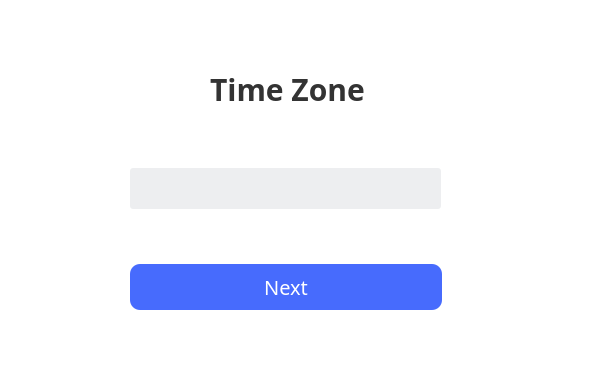
<?xml version="1.0" encoding="UTF-8"?>
<ui version="4.0">
 <class>Timezonesetting</class>
 <widget class="QDialog" name="Timezonesetting">
  <property name="geometry">
   <rect>
    <x>0</x>
    <y>0</y>
    <width>592</width>
    <height>380</height>
   </rect>
  </property>
  <property name="font">
   <font>
    <family>微软雅黑</family>
   </font>
  </property>
  <property name="windowTitle">
   <string>Dialog</string>
  </property>
  <property name="styleSheet">
   <string notr="true">QDialog{
	background-color: rgb(255, 255, 255);

}
QPushButton {
	background-color:rgba(71,107,253,1);
	border-width:0;
    padding:4px;  
	border-style:inset;  
	border-radius:10px;  
	color:white;
	font-family: &quot;Microsoft YaHei&quot;;
	font-size: 20px;
}
QPushButton#pushButton:pressed {  
    /* 改变背景色   
    background-color:rgb(40,85,20); */
    /* 使文字有一点移动 */  
    padding-left:6px;  
    padding-top:6px;  
}  
</string>
  </property>
  <widget class="QComboBox" name="comboBox">
   <property name="geometry">
    <rect>
     <x>130</x>
     <y>168</y>
     <width>311</width>
     <height>41</height>
    </rect>
   </property>
   <property name="styleSheet">
    <string notr="true">QComboBox {
      border: 0px solid rgba(0,0,0,0.15);
      border-radius: 3px;
      padding: 1px 30px 1px 30px;
      min-width: 6em;
	  color:#333333;
	  font-size:16px;
  }

  QComboBox:editable {
      background:#EDEEF0;
  }

  QComboBox:!editable, QComboBox::drop-down:editable {
       background: #EDEEF0;
  }

  QComboBox:!editable:on, QComboBox::drop-down:editable:on {
      background: #EDEEF0;
      padding-top: 3px;
      padding-left: 30px;
  }

  QComboBox::drop-down {
      subcontrol-origin: padding;
      subcontrol-position: top right;
      width: 60px;
      border-left-width: 1px;
      border-left-color: darkgray;
      border-radius: 4px;
  }

  QComboBox::down-arrow {
	image:url(:/images/comboxArrow.png)
  }

  QComboBox::down-arrow:on {
      top: 1px;
      left: 1px;
  }

/**************   QComboBox 定制 ****************/
QComboBox QAbstractItemView
{
    outline:0px;
    background:#ffffff;
	border:1px solid rgba(0,0,0,0.15);
}
QComboBox QAbstractItemView::item
{
    padding-left:28px;
	border-width:0px;
    font-size:16px;
    color:#333333;
    background:#ffffff;
    font-family:&quot;Microsoft YaHei&quot;;
	min-height: 38px; 
}

QComboBox QAbstractItemView::item:selected
{
	background:rgba(244,246,255,1);
	border-width:0px
}

QComboBox QScrollBar::vertical{
    width:6px;
    background:#FFFFFF;
    border:none;
    border-radius:3px;
}
QComboBox QScrollBar::handle::vertical{ 
    border-radius:3px;
    width: 6px;
    background:#D8D8D8;
}
QComboBox QScrollBar::handle::vertical::hover{
    background:rgb(232,232,232);
}
QComboBox QScrollBar::add-line::vertical{
    border:none;
}
QComboBox QScrollBar::sub-line::vertical{
    border:none;
}</string>
   </property>
  </widget>
  <widget class="QPushButton" name="pushButton">
   <property name="geometry">
    <rect>
     <x>130</x>
     <y>264</y>
     <width>312</width>
     <height>46</height>
    </rect>
   </property>
   <property name="text">
    <string>Next</string>
   </property>
  </widget>
  <widget class="QLabel" name="label">
   <property name="geometry">
    <rect>
     <x>210</x>
     <y>70</y>
     <width>160</width>
     <height>38</height>
    </rect>
   </property>
   <property name="sizePolicy">
    <sizepolicy hsizetype="Expanding" vsizetype="Expanding">
     <horstretch>0</horstretch>
     <verstretch>0</verstretch>
    </sizepolicy>
   </property>
   <property name="styleSheet">
    <string notr="true">	font-family: &quot;Microsoft YaHei&quot;;
	font:bold 30px;
    color: #333333;</string>
   </property>
   <property name="text">
    <string>Time Zone</string>
   </property>
  </widget>
 </widget>
 <resources/>
 <connections/>
</ui>
